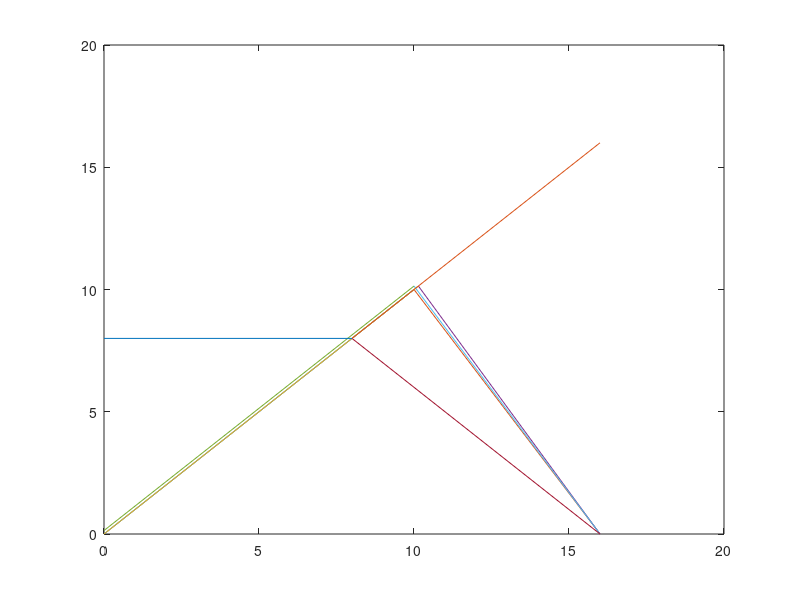

Source code (MATLAB):
%% Generate and Save Parameters

%% Setup Single Line kd = ka = 0
% Setup the verteces as a structure [coordX, coordY]
clear all
close all
clc
poly(1).X = [0 0 16];
poly(1).Y = [0 16 16];
poly(1).D = 1;
poly(1).r = 1;

poly(2).X = [0 16 16];
poly(2).Y = [0 16 0];
poly(2).D = 1;
poly(2).r = 1;
net.CenterGaussianX = 8; %The Gaussian should be centered on the network
net.CenterGaussianY = 8;


% Setup the network as a structure [[Domain of origin, Cross], LineID, coordX, coordY, ka, kd, D]
Boundary = [1,2;2,1];
LineID = [1,1];
SharedVertexX = [];
SharedVertexY = [];
SharedWith = [1,2];
vertexX = [[0,16];[0,16]]; %Include one set of verticies for each row of Boundary
vertexY = [[0 16];[0 16]];%Include one set of verticies for each row of Boundary
plot([0,0],[16 16])

D = [1,1];
ka = [1,1];
kd = [1,1];


for i = 1:2
    net.Boundary(:,i) = Boundary(:,i); 
    net.vertexX(:,i) = vertexX(:,i);
    net.vertexY(:,i) = vertexY(:,i);
end    
net.LineID = LineID;
net.D = D;
net.ka = ka;
net.kd = kd;
net.SharedVertexX = SharedVertexX;
net.SharedVertexY = SharedVertexY;
net.SharedWith = SharedWith;


save('SL001616kd1_Net.mat', 'net')
save('SL001616kd1_poly.mat', 'poly')

%% Setup Single Line kd = ka = 0
% Setup the verteces as a structure [coordX, coordY]
clear all
close all
clc
poly(1).X = [0 0 16 16];
poly(1).Y = [0 8 8 0];
poly(1).D = 1;
poly(1).r = 1;

poly(2).X = [0 16 16 0];
poly(2).Y = [8 8 16 16];
poly(2).D = 1;
poly(2).r = 1;
net.CenterGaussianX = 8; %The Gaussian should be centered on the network
net.CenterGaussianY = 8;


% Setup the network as a structure [[Domain of origin, Cross], LineID, coordX, coordY, ka, kd, D]
Boundary = [1,2;2,1];
LineID = [1,1];
SharedVertexX = [];
SharedVertexY = [];
SharedWith = [1,2];
vertexX = [[0,16];[0,16]]; %Include one set of verticies for each row of Boundary
vertexY = [[8 8];[8 8]];%Include one set of verticies for each row of Boundary
plot([0,16],[8 8])

D = [1,1];
ka = [0,0];
kd = [0,0];


for i = 1:2
    net.Boundary(:,i) = Boundary(:,i); 
    net.vertexX(:,i) = vertexX(:,i);
    net.vertexY(:,i) = vertexY(:,i);
end    
net.LineID = LineID;
net.D = D;
net.ka = ka;
net.kd = kd;
net.SharedVertexX = SharedVertexX;
net.SharedVertexY = SharedVertexY;
net.SharedWith = SharedWith;


save('StraightLinekd0V1_Net.mat', 'net')
save('StraightLinekd0V1_poly.mat', 'poly')

%% Setup Single Line kd = ka = 0
% Setup the verteces as a structure [coordX, coordY]
clear all
close all
clc
poly(1).X = [0 0 16 16];
poly(1).Y = [0 8.1415 8.1415 0];
poly(1).D = 1;
poly(1).r = 1;

poly(2).X = [0 16 16 0];
poly(2).Y = [8.1415 8.1415 16 16];
poly(2).D = 1;
poly(2).r = 1;
net.CenterGaussianX = 8; %The Gaussian should be centered on the network
net.CenterGaussianY = 8.1415;

% Setup the network as a structure [[Domain of origin, Cross], LineID, coordX, coordY, ka, kd, D]
Boundary = [1,2;2,1];
LineID = [1,1];
SharedVertexX = [];
SharedVertexY = [];
SharedWith = [1,2];
vertexX = [[0,16];[0,16]]; %Include one set of verticies for each row of Boundary
vertexY = [[8.1415 8.1415];[8.1415 8.1415]];%Include one set of verticies for each row of Boundary
plot([0,16],[8.1415 8.1415])

D = [1,1];
ka = [1,1];
kd = [1,1];


for i = 1:2
    net.Boundary(:,i) = Boundary(:,i); 
    net.vertexX(:,i) = vertexX(:,i);
    net.vertexY(:,i) = vertexY(:,i);
end    
net.LineID = LineID;
net.D = D;
net.ka = ka;
net.kd = kd;
net.SharedVertexX = SharedVertexX;
net.SharedVertexY = SharedVertexY;
net.SharedWith = SharedWith;


save('StraightLinekd1V2_Net.mat', 'net')
save('StraightLinekd1V2_poly.mat', 'poly')
clear all
close all

%% Setup Single Line kd = ka = 0
% Setup the verteces as a structure [coordX, coordY]
clear all
close all
clc
poly(1).X = [0 0 16 16];
poly(1).Y = [0 8.1415 8.1415 0];
poly(1).D = 1;
poly(1).r = 1;

poly(2).X = [0 16 16 0];
poly(2).Y = [8.1415 8.1415 16 16];
poly(2).D = 1;
poly(2).r = 1;
net.CenterGaussianX = 8; %The Gaussian should be centered on the network
net.CenterGaussianY = 8.1415;

% Setup the network as a structure [[Domain of origin, Cross], LineID, coordX, coordY, ka, kd, D]
Boundary = [1,2;2,1];
LineID = [1,1];
SharedVertexX = [];
SharedVertexY = [];
SharedWith = [1,2];
vertexX = [[0,16];[0,16]]; %Include one set of verticies for each row of Boundary
vertexY = [[8.1415 8.1415];[8.1415 8.1415]];%Include one set of verticies for each row of Boundary
plot([0,16],[8.1415 8.1415])

D = [4,4];
ka = [1,1];
kd = [1,1];


for i = 1:2
    net.Boundary(:,i) = Boundary(:,i); 
    net.vertexX(:,i) = vertexX(:,i);
    net.vertexY(:,i) = vertexY(:,i);
end    
net.LineID = LineID;
net.D = D;
net.ka = ka;
net.kd = kd;
net.SharedVertexX = SharedVertexX;
net.SharedVertexY = SharedVertexY;
net.SharedWith = SharedWith;


save('StraightLinekd1V2D4_Net.mat', 'net')
save('StraightLinekd1V2D4_poly.mat', 'poly')
clear all
close all


%% Setup Single Line kd = ka = 0
% Setup the verteces as a structure [coordX, coordY]
clear all
close all
clc
poly(1).X = [0 0 16 16];
poly(1).Y = [0 8.1415 8.1415 0];
poly(1).D = 1;
poly(1).r = 1;

poly(2).X = [0 16 16 0];
poly(2).Y = [8.1415 8.1415 16 16];
poly(2).D = 1;
poly(2).r = 1;
net.CenterGaussianX = 8; %The Gaussian should be centered on the network
net.CenterGaussianY = 8.1415;

% Setup the network as a structure [[Domain of origin, Cross], LineID, coordX, coordY, ka, kd, D]
Boundary = [1,2;2,1];
LineID = [1,1];
SharedVertexX = [];
SharedVertexY = [];
SharedWith = [1,2];
vertexX = [[0,16];[0,16]]; %Include one set of verticies for each row of Boundary
vertexY = [[8.1415 8.1415];[8.1415 8.1415]];%Include one set of verticies for each row of Boundary
plot([0,16],[8.1415 8.1415])

D = [1,1];
ka = [0,0];
kd = [0,0];


for i = 1:2
    net.Boundary(:,i) = Boundary(:,i); 
    net.vertexX(:,i) = vertexX(:,i);
    net.vertexY(:,i) = vertexY(:,i);
end    
net.LineID = LineID;
net.D = D;
net.ka = ka;
net.kd = kd;
net.SharedVertexX = SharedVertexX;
net.SharedVertexY = SharedVertexY;
net.SharedWith = SharedWith;


save('StraightLinekd0V2_Net.mat', 'net')
save('StraightLinekd0V2_poly.mat', 'poly')
clear all
close all

%% Setup Single Line kd = ka = 0
% Setup the verteces as a structure [coordX, coordY]
clear all
close all
clc
poly(1).X = [0 0 16 16];
poly(1).Y = [0 5.14 16*0.1415+5.14 0];
poly(1).D = 1;
poly(1).r = 1;

poly(2).X = [0 16 16 0];
poly(2).Y = [5.14 16*0.1415+5.14 16 16];
poly(2).D = 1;
poly(2).r = 1;
net.CenterGaussianX = 8; %The Gaussian should be centered on the network
net.CenterGaussianY = 0.1415*8+5.14;

% Setup the network as a structure [[Domain of origin, Cross], LineID, coordX, coordY, ka, kd, D]
Boundary = [1,2;2,1];
LineID = [1,1];
SharedVertexX = [];
SharedVertexY = [];
SharedWith = [1,2];
vertexX = [[0,16];[0,16]]; %Include one set of verticies for each row of Boundary
vertexY = [[5.14 16*0.1415+5.14];[5.14 16*0.1415+5.14]];%Include one set of verticies for each row of Boundary
plot([0,16],[5.14 16*0.1415+5.14])

D = [1,1];
ka = [1,1];
kd = [1,1];


for i = 1:2
    net.Boundary(:,i) = Boundary(:,i); 
    net.vertexX(:,i) = vertexX(:,i);
    net.vertexY(:,i) = vertexY(:,i);
end    
net.LineID = LineID;
net.D = D;
net.ka = ka;
net.kd = kd;
net.SharedVertexX = SharedVertexX;
net.SharedVertexY = SharedVertexY;
net.SharedWith = SharedWith;


save('StraightLinekd1_Net.mat', 'net')
save('StraightLinekd1_poly.mat', 'poly')
clear all
close all

%% Setup Single Line kd = ka = 0
% Setup the verteces as a structure [coordX, coordY]
clear all
close all
clc
poly(1).X = [0 16-0.1415 16 16 0];
poly(1).Y = [0.1415 16 16 0 0];
poly(1).D = 1;
poly(1).r = 1;

poly(2).X = [0 16-0.1415 0 0];
poly(2).Y = [0.1415 16 16 0];
poly(2).D = 1;
poly(2).r = 1;
net.CenterGaussianX = 8; %The Gaussian should be centered on the network
net.CenterGaussianY = 8.1415;

% Setup the network as a structure [[Domain of origin, Cross], LineID, coordX, coordY, ka, kd, D]
Boundary = [1,2;2,1];
LineID = [1,1];
SharedVertexX = [];
SharedVertexY = [];
SharedWith = [1,2];
vertexX = [[0,16-0.1415];[0,16-0.1415]]; %Include one set of verticies for each row of Boundary
vertexY = [[0.1415 16];[0.1415 16]];%Include one set of verticies for each row of Boundary
plot([0,16-0.1415],[0.1415 16])

D = [1,1];
ka = [1,1];
kd = [1,1];


for i = 1:2
    net.Boundary(:,i) = Boundary(:,i); 
    net.vertexX(:,i) = vertexX(:,i);
    net.vertexY(:,i) = vertexY(:,i);
end    
net.LineID = LineID;
net.D = D;
net.ka = ka;
net.kd = kd;
net.SharedVertexX = SharedVertexX;
net.SharedVertexY = SharedVertexY;
net.SharedWith = SharedWith;


save('StraightLinekd1V3_Net.mat', 'net')
save('StraightLinekd1V3_poly.mat', 'poly')
clear all
close all

%% Setup Single Line kd = ka = 0
% Setup the verteces as a structure [coordX, coordY]
clear all
close all
clc
poly(1).X = [0 0 16 16];
poly(1).Y = [0 5.14 16*0.1415+5.14 0];
poly(1).D = 1;
poly(1).r = 1;

poly(2).X = [0 16 16 0];
poly(2).Y = [5.14 16*0.1415+5.14 16 16];
poly(2).D = 1;
poly(2).r = 1;
net.CenterGaussianX = 8; %The Gaussian should be centered on the network
net.CenterGaussianY = 0.1415*8+5.14;

% Setup the network as a structure [[Domain of origin, Cross], LineID, coordX, coordY, ka, kd, D]
Boundary = [1,2;2,1];
LineID = [1,1];
SharedVertexX = [];
SharedVertexY = [];
SharedWith = [1,2];
vertexX = [[0,16];[0,16]]; %Include one set of verticies for each row of Boundary
vertexY = [[5.14 16*0.1415+5.14];[5.14 16*0.1415+5.14]];%Include one set of verticies for each row of Boundary
plot([0,16],[5.14 16*0.1415+5.14])

D = [4,4];
ka = [1,1];
kd = [1,1];


for i = 1:2
    net.Boundary(:,i) = Boundary(:,i); 
    net.vertexX(:,i) = vertexX(:,i);
    net.vertexY(:,i) = vertexY(:,i);
end    
net.LineID = LineID;
net.D = D;
net.ka = ka;
net.kd = kd;
net.SharedVertexX = SharedVertexX;
net.SharedVertexY = SharedVertexY;
net.SharedWith = SharedWith;


save('StraightLinekd1D4_Net.mat', 'net')
save('StraightLinekd1D4_poly.mat', 'poly')
clear all
close all
%% Setup Single Line kd = ka = 0
% Setup the verteces as a structure [coordX, coordY]
clear all
close all
clc
poly(1).X = [0 0 16 16];
poly(1).Y = [0 5.14 16*0.1415+5.14 0];
poly(1).D = 1;
poly(1).r = 1;

poly(2).X = [0 16 16 0];
poly(2).Y = [5.14 16*0.1415+5.14 16 16];
poly(2).D = 1;
poly(2).r = 1;

% Setup the network as a structure [[Domain of origin, Cross], LineID, coordX, coordY, ka, kd, D]
Boundary = [1,2;2,1];
LineID = [1,1];
SharedVertexX = [];
SharedVertexY = [];
SharedWith = [1,2];
vertexX = [[0,16];[0,16]]; %Include one set of verticies for each row of Boundary
vertexY = [[5.14 16*0.1415+5.14];[5.14 16*0.1415+5.14]];%Include one set of verticies for each row of Boundary
plot([0,16],[5.14 16*0.1415+5.14])

D = [1,1];
ka = [0,0];
kd = [0,0];


for i = 1:2
    net.Boundary(:,i) = Boundary(:,i); 
    net.vertexX(:,i) = vertexX(:,i);
    net.vertexY(:,i) = vertexY(:,i);
end    
net.LineID = LineID;
net.D = D;
net.ka = ka;
net.kd = kd;
net.SharedVertexX = SharedVertexX;
net.SharedVertexY = SharedVertexY;
net.SharedWith = SharedWith;
net.CenterGaussianX = 8; %The Gaussian should be centered on the network
net.CenterGaussianY = 0.1415*8+5.14;


save('StraightLinekd0_Net.mat', 'net')
save('StraightLinekd0_poly.mat', 'poly')
clear all
close all
%% Setup for Kinked Line Case 2
% Setup the verteces as a structure [coordX, coordY]
clear all
close all
clc

poly(1).X = [0 10 16 16 0];
poly(1).Y = [0 10 0 16 16];
poly(1).D = 1;
poly(1).r = 1;

poly(2).X = [0 10 16];
poly(2).Y = [0 10 0];
poly(2).D = 1;
poly(2).r = 1;
net.CenterGaussianX = 10; %The Gaussian should be centered on the network
net.CenterGaussianY = 10;


% Setup the network as a structure [[Domain of origin, Cross], LineID, coordX, coordY, ka, kd, D]
Boundary = [[1,2];[2,1];[2,1];[1,2]];
LineID = [1,2,1,2];
SharedVertexX = [10];
SharedVertexY = [10];
SharedWith = [1,2];
vertexX = [[0,10];[10,16];[0,10];[10,16]];
vertexY = [[0,10];[10,0];[0,10];[10,0]];
plot([0,10],[0,10])
hold on
plot([10,16],[10,0])

D = [1,1,1,1];
ka = [1,1,1,1];
kd = [1,1,1,1];


for i = 1:2
    net.Boundary(:,i) = Boundary(:,i); 
    net.vertexX(:,i) = vertexX(:,i);
    net.vertexY(:,i) = vertexY(:,i);
end    
net.LineID = LineID;
net.D = D;
net.ka = ka;
net.kd = kd;
net.SharedVertexX = SharedVertexX;
net.SharedVertexY = SharedVertexY;
net.SharedWith = SharedWith;

save('KinkedLine_Net.mat', 'net')
save('KinkedLine_poly.mat', 'poly')
clear all
close all

%% Setup for Kinked Line Case 2
% Setup the verteces as a structure [coordX, coordY]
clear all
close all
clc

poly(1).X = [0 10.1415 16 16 0];
poly(1).Y = [4 10.1415 5 16 16];
poly(1).D = 1;
poly(1).r = 1;

poly(2).X = [0 10.1415 16 16 0];
poly(2).Y = [4 10.1415 5 0 0];
poly(2).D = 1;
poly(2).r = 1;
net.CenterGaussianX = 10.1415; %The Gaussian should be centered on the network
net.CenterGaussianY = 10.1415;


% Setup the network as a structure [[Domain of origin, Cross], LineID, coordX, coordY, ka, kd, D]
Boundary = [[1,2];[2,1];[2,1];[1,2]];
LineID = [1,2,1,2];
SharedVertexX = [10.1415];
SharedVertexY = [10.1415];
SharedWith = [1,2];
vertexX = [[0,10.1415];[10.1415,16];[0,10.1415];[10.1415,16]];
vertexY = [[4,10.1415];[10.1415,5];[4,10.1415];[10.1415,5]];
plot([0,10.1415],[0,10.1415])
hold on
plot([10.1415,16],[10.1415,0])

D = [4,4,4,4];
% ka = [1,1,1,1];
% kd = [1,1,1,1];
ka = [0,0,0,0];
kd = [0,0,0,0];


for i = 1:2
    net.Boundary(:,i) = Boundary(:,i); 
    net.vertexX(:,i) = vertexX(:,i);
    net.vertexY(:,i) = vertexY(:,i);
end    
net.LineID = LineID;
net.D = D;
net.ka = ka;
net.kd = kd;
net.SharedVertexX = SharedVertexX;
net.SharedVertexY = SharedVertexY;
net.SharedWith = SharedWith;

save('KinkedLinekd0V2_Net.mat', 'net')
save('KinkedLinekd0V2_poly.mat', 'poly')
clear all
close all

%% Setup for Kinked Line Case 2
% Setup the verteces as a structure [coordX, coordY]
clear all
close all
clc

poly(1).X = [0 10 16 16 0];
poly(1).Y = [0.1415 10.1415 0 16 16];
poly(1).D = 1;
poly(1).r = 1;

poly(2).X = [0 10 16 0];
poly(2).Y = [0.1415 10.1415 0 0];
poly(2).D = 1;
poly(2).r = 1;
net.CenterGaussianX = 7; %The Gaussian should be centered on the network
net.CenterGaussianY = 7.1415;


% Setup the network as a structure [[Domain of origin, Cross], LineID, coordX, coordY, ka, kd, D]
Boundary = [[1,2];[2,1];[2,1];[1,2]];
LineID = [1,2,1,2];
SharedVertexX = [10];
SharedVertexY = [10.1415];
SharedWith = [1,2];
vertexX = [[0,10];[10,16];[0,10];[10,16]];
vertexY = [[0.1415,10.1415];[10.1415,0];[0.1415,10.1415];[10.1415,0]];
plot([0,10],[0.1415,10.1415])
hold on
plot([10,16],[10.1415,0])

D = [2,2,2,2];
ka = [1,1,1,1];
kd = [1,1,1,1];


for i = 1:2
    net.Boundary(:,i) = Boundary(:,i); 
    net.vertexX(:,i) = vertexX(:,i);
    net.vertexY(:,i) = vertexY(:,i);
end    
net.LineID = LineID;
net.D = D;
net.ka = ka;
net.kd = kd;
net.SharedVertexX = SharedVertexX;
net.SharedVertexY = SharedVertexY;
net.SharedWith = SharedWith;

save('KinkedLinekd1V3_Net.mat', 'net')
save('KinkedLinekd1V3_poly.mat', 'poly')
clear all
close all
%% Setup for Ynet Case 2
% Setup the verteces as a structure [coordX, coordY]

poly(1).X = [0 0 8 16];
poly(1).Y = [0 8 8 0];
poly(1).D = 1;
poly(1).r = 1;

poly(2).X = [8 16 16];
poly(2).Y = [8 0 16];
poly(2).D = 1;
poly(2).r = 1;

poly(3).X = [0 8 16 0];
poly(3).Y = [8 8 16 16];
poly(3).D = 1;
poly(3).r = 1;
net.CenterGaussianX = 8; %The Gaussian should be centered on the network
net.CenterGaussianY = 6;

% Setup the network as a structure [[Domain of origin, Cross], LineID, coordX, coordY, ka, kd, D]
Boundary = [[1,2];[1,3];[2,1];[2,3];[3,1];[3,2]]; 
LineID = [2,1,2,3,1,3];
SharedVertexX = [10];
SharedVertexY = [16];
SharedWith = [1,2,3];
vertexX = [[8,16];[0,8];[8,16];[8,16];[0,8];[8,16]];
vertexY = [[8,0];[8,8];[8,0];[8,16];[8,8];[8,16]];
plot([8,16],[8,0])
hold on
plot([0,8],[8,8])
hold on
plot([8,16],[8,16])

D = [1,1,1,1,1,1];
ka = [1,1,1,1,1,1];
kd = [1,1,1,1,1,1];


for i = 1:2
    net.Boundary(:,i) = Boundary(:,i); 
    net.vertexX(:,i) = vertexX(:,i);
    net.vertexY(:,i) = vertexY(:,i);
end    
net.LineID = LineID;
net.D = D;
net.ka = ka;
net.kd = kd;
net.SharedVertexX = SharedVertexX;
net.SharedVertexY = SharedVertexY;
net.SharedWith = SharedWith;

save('Ynet_Net.mat', 'net')
save('Ynet_Poly.mat', 'poly')